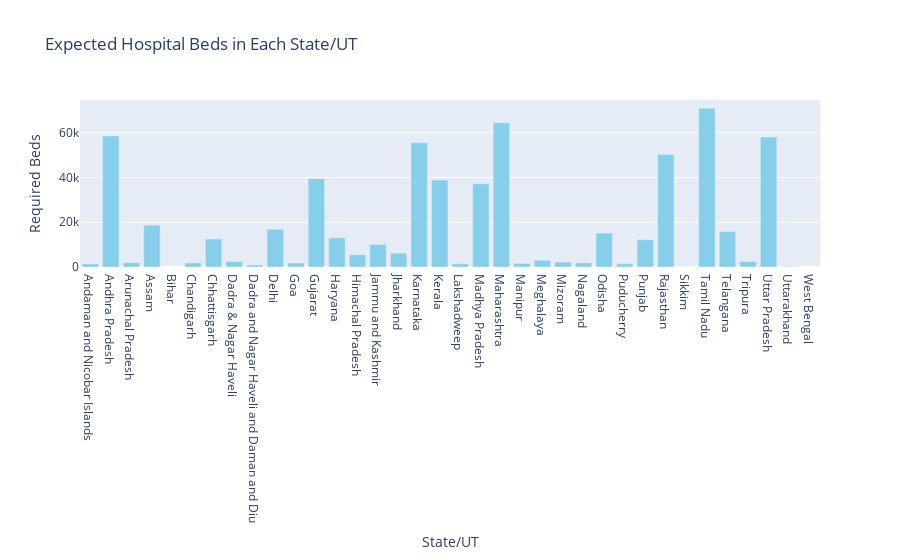

Notebook code cell kept with this figure:
### Code cell
df['Additional Hospital Beds Required'] = df['Difference from WHO Standard'] * (dt['Population'] / 1000)
import plotly.graph_objects as go

# Create a bar plot with Plotly
fig = go.Figure()

fig.add_trace(go.Bar(
    x=df['State/UT'],
    y=abs(df['Additional Hospital Beds Required']),
    marker_color='skyblue'
))

fig.update_layout(
    title='Expected Hospital Beds in Each State/UT',
    xaxis=dict(title='State/UT'),
    yaxis=dict(title='Required Beds'),
    showlegend=False
)

fig.show()

### Figure 1 — Plotly figure (JSON) as saved in the notebook; plotly's stock layout.template omitted (floating-point values rounded to 4 significant figures)
{"data": [{"marker": {"color": "skyblue"}, "type": "bar", "x": ["Andaman and Nicobar Islands", "Andhra Pradesh", "Arunachal Pradesh", "Assam", "Bihar", "Chandigarh", "Chhattisgarh", "Dadra & Nagar Haveli", "Dadra and Nagar Haveli and Daman and Diu", "Delhi", "Goa", "Gujarat", "Haryana", "Himachal Pradesh", "Jammu and Kashmir", "Jharkhand", "Karnataka", "Kerala", "Lakshadweep", "Madhya Pradesh", "Maharashtra", "Manipur", "Meghalaya", "Mizoram", "Nagaland", "Odisha", "Puducherry", "Punjab", "Rajasthan", "Sikkim", "Tamil Nadu", "Telangana", "Tripura", "Uttar Pradesh", "Uttarakhand", "West Bengal"], "y": [1365.0, 58540.0, 1920.0, 18690.0, null, 1829.0, 12500.0, 2456.0, 878.7, 16860.0, 1774.0, 39450.0, 13040.0, 5470.0, 10070.0, 6174.0, 55480.0, 38820.0, 1415.0, 37200.0, 64410.0, 1605.0, 3028.0, 2218.0, 1849.0, 15180.0, 1463.0, 12160.0, 50280.0, 0.868, 70880.0, 15770.0, 2453.0, 58060.0, 235.0, null]}], "layout": {"showlegend": false, "title": {"text": "Expected Hospital Beds in Each State/UT"}, "xaxis": {"title": {"text": "State/UT"}}, "yaxis": {"title": {"text": "Required Beds"}}}}
